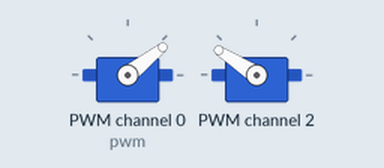
Simulated run of this program. Board: Raspberry Pi (BCM pin numbers). On the bench: 2 × servo. Servo angles are drawn from the pulse width (0.5 ms = 0°, 2.5 ms = 180°).

Above: at 0.05 s.
Timing chart, 0 to 4.6 s (numbered marks = the images above):
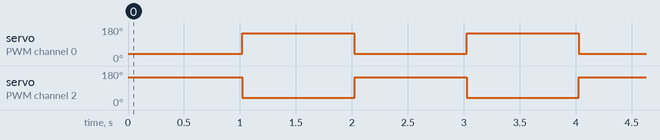

Measured:
- by itself, servo on PWM channel 0 (pwm), servo on PWM channel 2: alternates 147° for 1.0 s and 38° for 1.0 s

The program:

servos.py
```python
#!/usr/bin/python

from Adafruit_PWM_Servo_Driver import PWM
import time

# ===========================================================================
# Example Code
# ===========================================================================

# Initialise the PWM device using the default address
# bmp = PWM(0x40, debug=True)
pwm = PWM(0x40, debug=True)

servoMin = 188  # Min pulse length out of 4096
servoMax = 437  # Max pulse length out of 4096

def setServoPulse(channel, pulse):
  pulseLength = 1000000                   # 1,000,000 us per second
  pulseLength /= 50                       # 60 Hz
  print "%d us per period" % pulseLength
  pulseLength /= 4096                     # 12 bits of resolution
  print "%d us per bit" % pulseLength
  pulse *= 1000
  pulse /= pulseLength
  pwm.setPWM(channel, 0, pulse)

pwm.setPWMFreq(50)                        # Set frequency to 60 Hz
while (True):
  # Change speed of continuous servo on channel O
  pwm.setPWM(0, 0, servoMin)
  pwm.setPWM(2, 0, servoMax)
  time.sleep(1)
  pwm.setPWM(2, 0, servoMin)
  pwm.setPWM(0, 0, servoMax)
  time.sleep(1)
```
